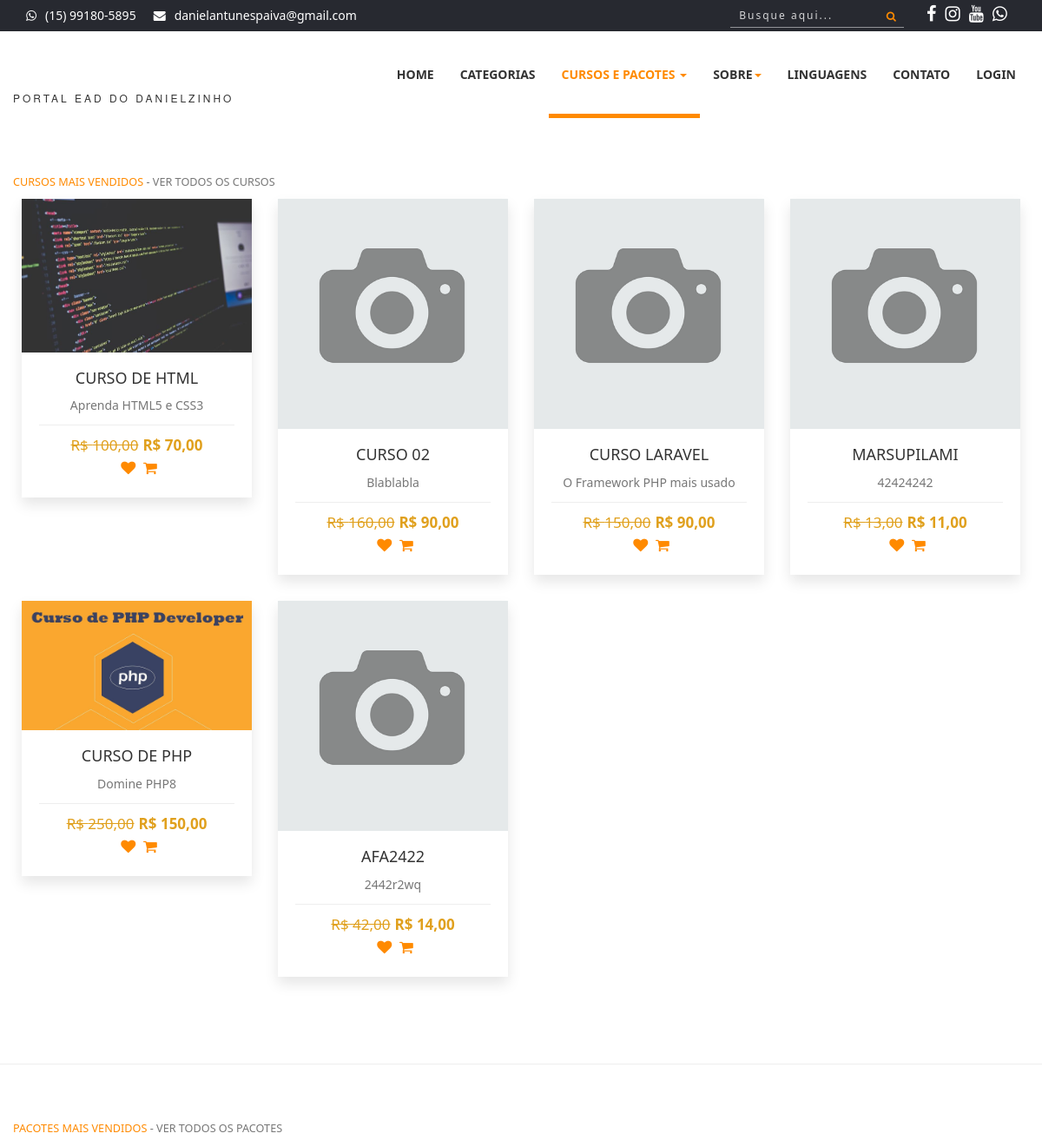
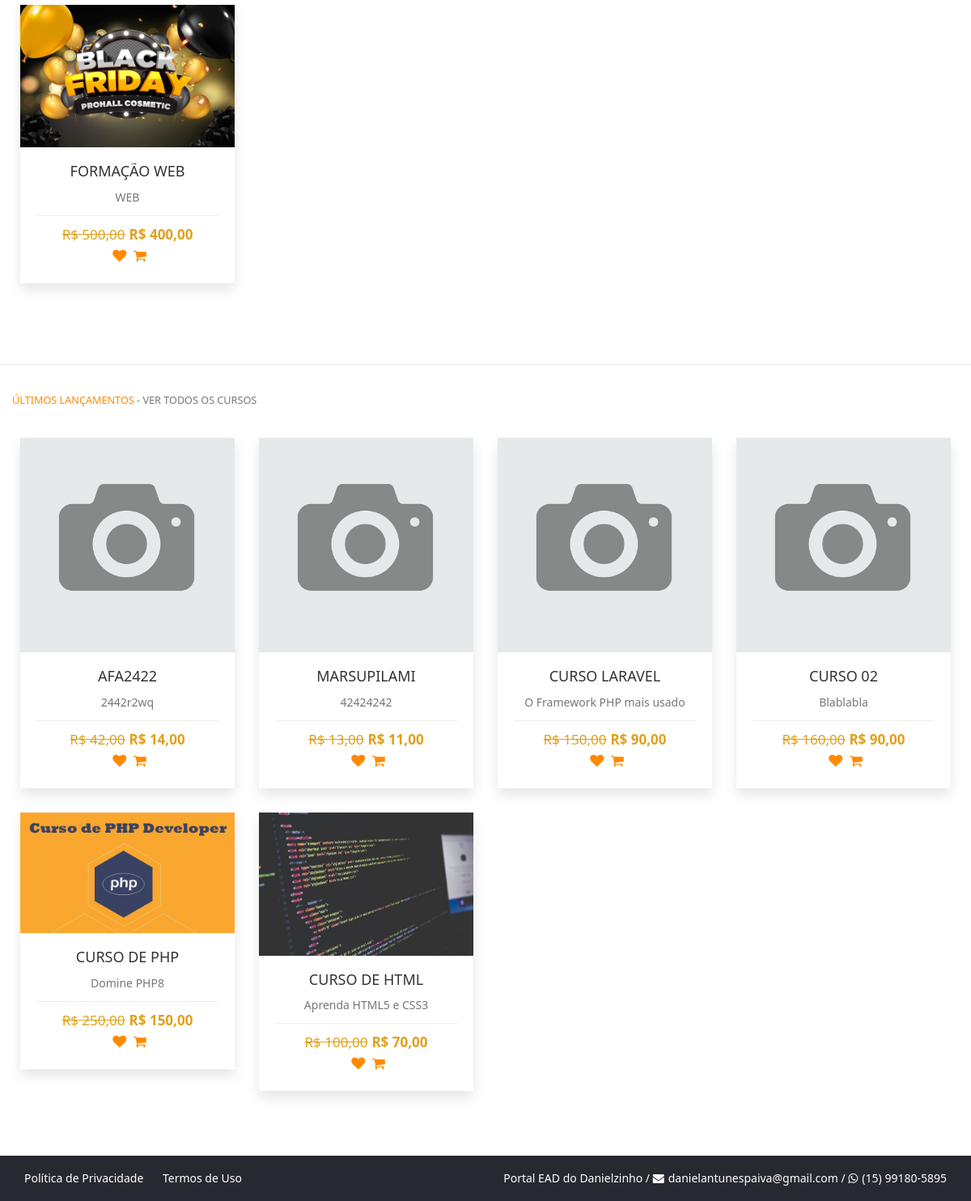
The page /cursos.php on the database its author committed (2 pictures, top to bottom).
### tables this page shows
CREATE TABLE `config` (
  `id` int(11) NOT NULL,
  `nome_sistema` varchar(50) NOT NULL,
  `email_sistema` varchar(50) NOT NULL,
  `tel_sistema` varchar(20) NOT NULL,
  `cnpj_sistema` varchar(25) DEFAULT NULL,
  `tipo_chave_pix` varchar(25) DEFAULT NULL,
  `chave_pix` varchar(100) DEFAULT NULL,
  `logo` varchar(20) NOT NULL,
  `icone` varchar(20) NOT NULL,
  `logo_rel` varchar(20) NOT NULL,
  `qrcode_pix` varchar(20) DEFAULT NULL,
  `facebook` varchar(120) DEFAULT NULL,
  `instagram` varchar(120) DEFAULT NULL,
  `youtube` varchar(120) DEFAULT NULL,
  `itens_pag` int(11) NOT NULL,
  `video_sobre` varchar(100) NOT NULL,
  `itens_relacionados` int(11) NOT NULL,
  `aulas_liberadas` int(11) NOT NULL,
  `desconto_pix` int(11) NOT NULL,
  `email_adm_mat` varchar(5) DEFAULT NULL,
  `cartoes_fidelidade` int(11) NOT NULL,
  `taxa_boleto` decimal(8,2) NOT NULL,
  `taxa_mp` decimal(8,2) NOT NULL,
  `taxa_paypal` decimal(8,2) NOT NULL,
  `valor_max_cartao` decimal(8,2) NOT NULL,
  `total_emails_por_envio` int(11) NOT NULL,
  `intervalo_envio_email` int(11) NOT NULL,
  `script_dia` date DEFAULT NULL,
  `dias_email_matricula` int(11) NOT NULL,
  `dias_excluir_matricula` int(11) NOT NULL
);

CREATE TABLE `cursos` (
  `id` int(11) NOT NULL,
  `nome` varchar(50) NOT NULL,
  `desc_rapida` varchar(60) NOT NULL,
  `desc_longa` text NOT NULL,
  `valor` decimal(8,2) NOT NULL,
  `professor` int(11) NOT NULL,
  `categoria` int(11) NOT NULL,
  `imagem` varchar(100) NOT NULL,
  `status` varchar(20) NOT NULL,
  `carga` int(11) NOT NULL,
  `mensagem` varchar(255) NOT NULL,
  `arquivo` varchar(150) NOT NULL,
  `ano` int(11) NOT NULL,
  `palavras` varchar(255) NOT NULL,
  `grupo` int(11) NOT NULL,
  `nome_url` varchar(150) NOT NULL,
  `pacote` varchar(100) NOT NULL,
  `sistema` varchar(5) NOT NULL,
  `link` varchar(150) NOT NULL,
  `tecnologias` varchar(150) NOT NULL,
  `promocao` decimal(8,2) NOT NULL,
  `matriculas` int(11) NOT NULL
);

CREATE TABLE `pacotes` (
  `id` int(11) NOT NULL,
  `nome` varchar(50) NOT NULL,
  `desc_rapida` varchar(60) NOT NULL,
  `desc_longa` text NOT NULL,
  `valor` decimal(8,2) NOT NULL,
  `professor` int(11) NOT NULL,
  `imagem` varchar(100) NOT NULL,
  `grupo` int(11) NOT NULL,
  `ano` int(11) NOT NULL,
  `palavras` varchar(255) NOT NULL,
  `nome_url` varchar(150) NOT NULL,
  `video` varchar(150) NOT NULL,
  `linguagem` int(11) NOT NULL,
  `promocao` decimal(8,2) NOT NULL,
  `matriculas` int(11) NOT NULL
);

### cursos.php (the view, shortened to what the rows shown need)
<?php
require_once('cabecalho.php');
?>
<?php
$query = $pdo->query("SELECT * FROM cursos WHERE status = 'Aprovado' and sistema = 'Não' ORDER BY matriculas desc limit 8");
$res = $query->fetchAll(PDO::FETCH_ASSOC);
$total_reg = @count($res);
if ($total_reg > 0) {
?>
    <div class="section-heading">
        <div class="col-md-12 col-xs-12">
            <h2><small><small><span>Cursos Mais Vendidos</span> - <a href="lista-cursos">Ver todos os cursos</a></small></small></h2>
        </div>
    </div>
    <section id="portfolio" style="margin-top:50px;">
        <div class="row" style="margin-left:10px; margin-right:10px; margin-top:-10px;">
            <?php
            for ($i = 0; $i < $total_reg; $i++) {
                $nome = $res[$i]['nome'];
                $desc_rapida = $res[$i]['desc_rapida'];
                $valor = $res[$i]['valor'];
                $promocao = $res[$i]['promocao'];
                $foto = $res[$i]['imagem'];
                $url = $res[$i]['nome_url'];
                $valorF = number_format($valor, 2, ',', '.',);
                $promocaoF = number_format($promocao, 2, ',', '.',);
            ?>
                <div class="col-xs-12 col-sm-6 col-md-3 col-lg-3 portfolio-item">
                    <div class="portfolio-one">
                        <div class="portfolio-head">
                            <div class="portfolio-img"><img alt="" src="sistema/painel-admin/img/cursos/<?php echo $foto ?>"></div>
                        </div>
                        <div class="portfolio-content" align="center">
                            <a href="curso-de-<?php echo $url ?>" title="Detalhes do Curso">
                                <h5 class="title"><?php echo $nome ?></h5>
                                <p style="margin-top:0px;"><?php echo $desc_rapida ?></p>
                            </a>
                            <div class="product-bottom-details">
                                <?php
                                if ($promocao > 0) {
                                ?>
                                    <div class="product-price"><small>R$ <?php echo $valorF ?></small>R$ <?php echo $promocaoF ?></div>
                                <?php } else { ?>
                                    <div class="product-price">R$ <?php echo $valorF ?></div>
                                <?php } ?>
                                <div class="product-links">
                                    <a href=""><i class="fa fa-heart"></i></a>
                                    <a href=""><i class="fa fa-shopping-cart"></i></a>
                                </div>
                            </div>
                        </div>
                    </div>
                </div>
            <?php
            }
            ?>
        </div>
    </section>
<?php
}
?>
<?php
$query = $pdo->query("SELECT * FROM pacotes ORDER BY matriculas desc limit 12");
$res = $query->fetchAll(PDO::FETCH_ASSOC);
$total_reg = @count($res);
if ($total_reg > 0) {
?>
    <section style="margin-top:50px;">
        <div class="section-heading">
            <div class="col-md-12 col-xs-12">
                <h2><small><small><span>Pacotes Mais Vendidos</span> - <a href="pacotes">Ver todos os pacotes</a></small></small></h2>
            </div>
        </div>
        <section id="portfolio">
            <div class="row" style="margin-left:10px; margin-right:10px; margin-top:-10px;">
                <?php
                for ($i = 0; $i < $total_reg; $i++) {
                    $nome = $res[$i]['nome'];
                    $desc_rapida = $res[$i]['desc_rapida'];
                    $valor = $res[$i]['valor'];
                    $promocao = $res[$i]['promocao'];
                    $foto = $res[$i]['imagem'];
                    $url = $res[$i]['nome_url'];
                    $valorF = number_format($valor, 2, ',', '.',);
                    $promocaoF = number_format($promocao, 2, ',', '.',);
                ?>
                    <div class="col-xs-12 col-sm-6 col-md-3 col-lg-3 portfolio-item">
                        <div class="portfolio-one">
                            <div class="portfolio-head">
                                <div class="portfolio-img"><img alt="" src="sistema/painel-admin/img/pacotes/<?php echo $foto ?>"></div>
                            </div>
                            <div class="portfolio-content" align="center">
                                <a href="cursos-do-<?php echo $url ?>" title="Detalhes do Pacote">
                                    <h5 class="title"><?php echo $nome ?></h5>
                                    <p style="margin-top:0px;"><?php echo $desc_rapida ?></p>
                                </a>
                                <div class="product-bottom-details">
                                    <?php
                                    if ($promocao > 0) {
                                    ?>
                                        <div class="product-price"><small>R$ <?php echo $valorF ?></small>R$ <?php echo $promocaoF ?></div>
                                    <?php } else { ?>
                                        <div class="product-price">R$ <?php echo $valorF ?></div>
                                    <?php } ?>
                                    <div class="product-links">
                                        <a href=""><i class="fa fa-heart"></i></a>
                                        <a href=""><i class="fa fa-shopping-cart"></i></a>
                                    </div>
                                </div>
                            </div>
                        </div>
                    </div>
                <?php
                }
                ?>
            </div>
        </section>
    <?php
}
    ?>
    <?php
    $query = $pdo->query("SELECT * FROM cursos WHERE status = 'Aprovado' and sistema = 'Não' ORDER BY id desc limit 6");
    $res = $query->fetchAll(PDO::FETCH_ASSOC);
    $total_reg = @count($res);
    if ($total_reg > 0) {
    ?>
        <div class="section-heading">
            <div class="col-md-12 col-xs-12">
                <h2><small><small><span>Últimos Lançamentos</span> - <a href="lista-cursos">Ver todos os cursos</a></small></small></h2>
            </div>
        </div>
        <section id="portfolio" style="margin-top:50px;">
            <div class="row" style="margin-left:10px; margin-right:10px; margin-top:-10px;">
                <?php
                for ($i = 0; $i < $total_reg; $i++) {
                    $nome = $res[$i]['nome'];
                    $desc_rapida = $res[$i]['desc_rapida'];
                    $valor = $res[$i]['valor'];
                    $promocao = $res[$i]['promocao'];
                    $foto = $res[$i]['imagem'];
                    $url = $res[$i]['nome_url'];
                    $valorF = number_format($valor, 2, ',', '.',);
                    $promocaoF = number_format($promocao, 2, ',', '.',);
                ?>
                    <div class="col-xs-12 col-sm-6 col-md-3 col-lg-3 portfolio-item">
                        <div class="portfolio-one">
                            <div class="portfolio-head">
                                <div class="portfolio-img"><img alt="" src="sistema/painel-admin/img/cursos/<?php echo $foto ?>"></div>
                            </div>
                            <div class="portfolio-content" align="center">
                                <a href="curso-de-<?php echo $url ?>" title="Detalhes do Curso">
                                    <h5 class="title"><?php echo $nome ?></h5>
                                    <p style="margin-top:0px;"><?php echo $desc_rapida ?></p>
                                </a>
                                <div class="product-bottom-details">
                                    <?php
                                    if ($promocao > 0) {
                                    ?>
                                        <div class="product-price"><small>R$ <?php echo $valorF ?></small>R$ <?php echo $promocaoF ?></div>
                                    <?php } else { ?>
                                        <div class="product-price">R$ <?php echo $valorF ?></div>
                                    <?php } ?>
                                    <div class="product-links">
                                        <a href=""><i class="fa fa-heart"></i></a>
                                        <a href=""><i class="fa fa-shopping-cart"></i></a>
                                    </div>
                                </div>
                            </div>
                        </div>
                    </div>
                <?php
                }
                ?>
            </div>
        </section>
    <?php
    }
    ?>
    <?php
    require_once('rodape.php');
    ?>

### cabecalho.php (shortened to what the rows shown need)
<?php
require_once('sistema/conexao.php');
?>
<!DOCTYPE html>
<html>
<head>
    <link rel="stylesheet" href="https://cdnjs.cloudflare.com/ajax/libs/font-awesome/4.5.0/css/font-awesome.min.css">
    <link rel="stylesheet" href="scss/main.css">
    <link rel="stylesheet" href="scss/skin.css">
    <link rel="stylesheet" href="scss/card.css">
    <link rel="stylesheet" href="scss/curso.css">
</head>
<body id="wrapper">
    <section id="top-header">
        <div class="container">
            <div class="row">
                <div class="col-md-7 col-sm-7 col-xs-7 top-header-links">
                    <ul class="contact_links">
                        <li><i class="fa fa-envelope"></i><a href="#"><?php echo $email_sistema ?></a></li>
                    </ul>
                </div>
            </div>
        </div>
    </section>
    <header>
        <nav class="navbar navbar-inverse" style="z-index: 1000">
            <div class="container">
                <div class="row">
                    <div class="navbar-header">
                        <a class="navbar-brand" href="./">
                            <h1> <img src="sistema/img/logo.png" alt="" width="60px">
                            </h1><span><?php echo $nome_sistema ?></span>
                        </a>
                    </div>
                </div>
            </div>
        </nav>
    </header>
    <div id="area-conteudo">

### rodape.php (shortened to what the rows shown need)
<?php
require_once('sistema/conexao.php');
?>
</div>
<section id="bottom-footer">
    <div class="container">
        <div class="row">
            <div class="col-md-6 col-sm-6 col-xs-12 copyright">
                <span class="cor-branca ocultar-mobile"><?php echo $nome_sistema ?> / </span> <i class="fa fa-envelope" style="color:#FFF; margin-right:5px"> </i><a href="#" style="color:#FFF"><?php echo $email_sistema ?></a> / <i class="fa fa-whatsapp" style="color:#FFF; margin-right:5px"></i><a href="http://api.whatsapp.com/send?1=pt_BR&phone=55<?php echo $tel_sistema ?>" target="_blank" style="color:#FFF"><?php echo $tel_sistema ?></a>
            </div>
        </div>
    </div>
</section>
</html>

### rows shown on the page
config: email_sistema "danielantunespaiva@gmail.com", nome_sistema "PORTAL EAD DO DANIELZINHO", nome_sistema "Portal EAD do Danielzinho"
cursos: imagem (picture), nome "CURSO DE HTML", desc_rapida "Aprenda HTML5 e CSS3", valor "100,00", promocao "70,00"
cursos: imagem (picture), nome "CURSO 02", desc_rapida "Blablabla", valor "160,00", promocao "90,00"
cursos: imagem (picture), nome "CURSO LARAVEL", desc_rapida "O Framework PHP mais usado", valor "150,00", promocao "90,00"
cursos: imagem (picture), nome "MARSUPILAMI", desc_rapida "42424242", valor "13,00", promocao "11,00"
cursos: imagem (picture), nome "CURSO DE PHP", desc_rapida "Domine PHP8", valor "250,00", promocao "150,00"
cursos: imagem (picture), nome "AFA2422", desc_rapida "2442r2wq", valor "42,00", promocao "14,00"
pacotes: imagem (picture), nome "FORMAÇÃO WEB", desc_rapida "WEB", valor "500,00", promocao "400,00"

### other values the page prints
$tel_sistema "(15) 99180-5895"
$login "LOGIN"
